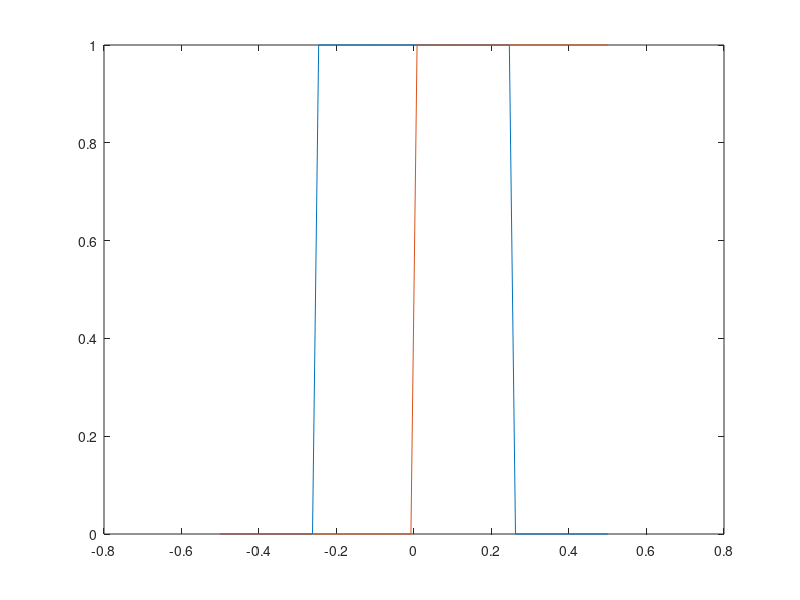

MATLAB code to generate this figure:
% Subject:  Raised Cosine Filter Function
% Date:     June 5, 2020
% Name:     Daniel Tait

%%
clear all; close all; clc; format compact;

T = 32;
N = 2*T;

f = linspace(-0.5,0.5,N);
H = zeros(1,N);

fl = -0.25;
fh = 0.25;
fc = abs(fh-fl)/2;
fcenter = fl+fc;
b = 0;
T = 1/2/fc;
for i=1:N
    fo = abs(f(i));
    bd1 = (1-b)/2/T;
    bd2 = (1+b)/2/T;
    if fo <= bd1
        H(i) = 1;
    else
        if fo <= bd2
            H(i) = 0.5*(1+cos(pi*T/b*(fo-bd1)));
        end
    end
end

H2 = circshift(H,16);
plot(f,H,f,H2);
